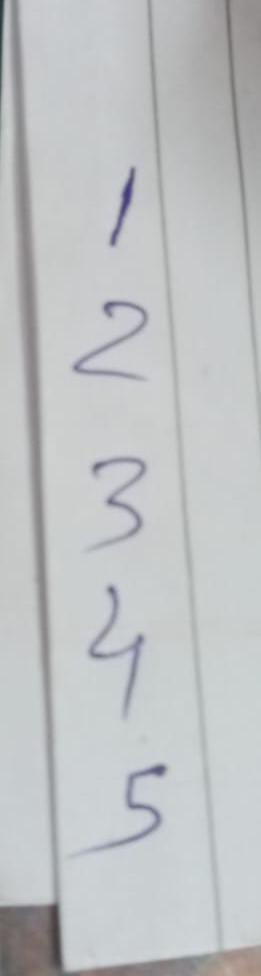
#> input picture frontend/originalimg.jpg, 261 x 976 px
$ python 'image croper.py'
#> lines starting #> are read from the running program, lines starting #| are printed output that depends on the picture
from PIL import Image

img = Image.open("frontend/originalimg.jpg").convert("L")
img = img.resize((28, 28))
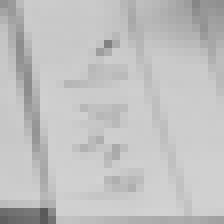
#> img: PIL image 28x28 L (shown 8 times larger); min 89, max 211, mean 193.3
img.save("resized_digit.png")
